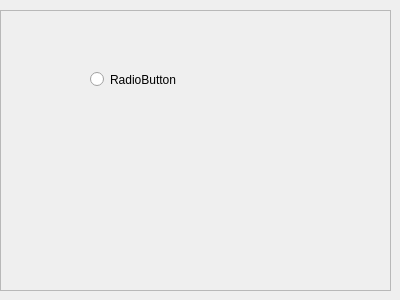
<?xml version="1.0" encoding="UTF-8"?>
<ui version="4.0">
 <class>Form</class>
 <widget class="QWidget" name="Form">
  <property name="geometry">
   <rect>
    <x>0</x>
    <y>0</y>
    <width>400</width>
    <height>300</height>
   </rect>
  </property>
  <property name="windowTitle">
   <string>Form</string>
  </property>
  <widget class="QFrame" name="frame">
   <property name="geometry">
    <rect>
     <x>0</x>
     <y>10</y>
     <width>391</width>
     <height>281</height>
    </rect>
   </property>
   <property name="frameShape">
    <enum>QFrame::StyledPanel</enum>
   </property>
   <property name="frameShadow">
    <enum>QFrame::Raised</enum>
   </property>
   <widget class="QRadioButton" name="radioButton">
    <property name="geometry">
     <rect>
      <x>90</x>
      <y>60</y>
      <width>99</width>
      <height>19</height>
     </rect>
    </property>
    <property name="text">
     <string>RadioButton</string>
    </property>
   </widget>
  </widget>
 </widget>
 <resources/>
 <connections/>
</ui>
